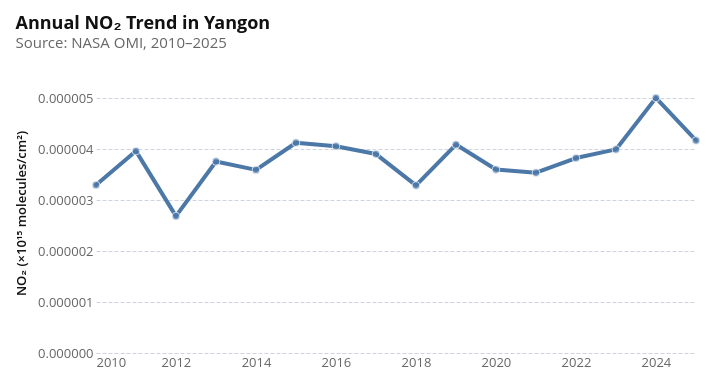

Write notebook code for a chart like this one.
### Code cell
nearest = alt.selection_point(
    on="mouseover", fields=["date"], nearest=True, empty=False
)
base = alt.Chart(omi_annual_yangon.reset_index())
line = base.mark_line().encode(
    x=alt.X("date:T", title="", axis=alt.Axis(format="%Y")),
    y=alt.Y("no2:Q", title="NO₂ (×10¹⁵ molecules/cm²)"),
)
points = base.mark_point(filled=True, size=60).encode(
    x=alt.X("date:T"),
    y=alt.Y("no2:Q"),
)
rules = (
    base.mark_rule(color="gray")
    .encode(
        x="date:T",
        opacity=alt.when(nearest).then(alt.value(0.3)).otherwise(alt.value(0)),
        tooltip=[
            alt.Tooltip("date:T", title="Year", format="%Y"),
            alt.Tooltip("no2:Q", title="NO₂", format=".6f"),
        ],
    )
    .add_params(nearest)
)

(line + points + rules).properties(
    width=600,
    height=280,
    title={
        "text": "Annual NO₂ Trend in Yangon",
        "subtitle": "Source: NASA OMI, 2010–2025",
    },
)

### Figure 1 — Vega-Lite specification as saved in the notebook (floating-point values rounded to 4 significant figures)
{"config": {"background": "white", "padding": 15, "mark": {"tooltip": true}, "point": {"filled": true, "size": 60, "stroke": "white", "strokeWidth": 1}, "circle": {"filled": true, "stroke": "white", "strokeWidth": 1}, "square": {"filled": true, "stroke": "white", "strokeWidth": 1}, "line": {"strokeWidth": 4, "strokeCap": "round", "strokeJoin": "round"}, "bar": {"cornerRadiusEnd": 0}, "area": {"opacity": 0.7}, "arc": {"stroke": "white", "strokeWidth": 1}, "rect": {"stroke": "#8A969F", "strokeWidth": 0.5}, "geoshape": {"stroke": "#666666", "strokeWidth": 0.3, "strokeJoin": "round", "strokeCap": "round"}, "title": {"font": "Open Sans, sans-serif", "fontSize": 18, "fontWeight": 700, "lineHeight": 22, "color": "#111111", "anchor": "start", "offset": 21, "subtitleFont": "Open Sans, sans-serif", "subtitleFontSize": 15, "subtitleFontWeight": 400, "subtitleLineHeight": 18, "subtitleColor": "#666666", "subtitlePadding": 3}, "axis": {"domain": false, "grid": true, "gridColor": "#CED4DE", "gridDash": [4, 2], "gridWidth": 1, "labelFont": "Open Sans, sans-serif", "labelFontSize": 13, "labelFontWeight": 400, "labelColor": "#666666", "labelPadding": 3, "tickColor": "#CED4DE", "tickSize": 5, "tickCount": 5, "titleFont": "Open Sans, sans-serif", "titleFontSize": 13, "titleFontWeight": 600, "titleColor": "#111111", "titlePadding": 9}, "axisX": {"grid": false, "tickSize": 0, "labelAngle": 0}, "axisY": {"domain": false, "ticks": false, "gridColor": "#CED4DE", "gridDash": [4, 2], "gridWidth": 1}, "axisQuantitative": {"tickCount": 5}, "axisBand": {"labelPadding": 6, "tickSize": 0}, "axisTemporal": {"grid": false}, "legend": {"labelFont": "Open Sans, sans-serif", "labelFontSize": 13, "labelFontWeight": 600, "labelColor": "#111111", "titleFont": "Open Sans, sans-serif", "titleFontSize": 13, "titleFontWeight": 600, "titleColor": "#111111", "titlePadding": 3, "symbolSize": 196, "symbolStrokeWidth": 0, "padding": 15, "offset": 21, "columnPadding": 21, "orient": "bottom", "labelLimit": 200, "titleLimit": 200}, "view": {"stroke": null, "continuousWidth": 600, "continuousHeight": 400}, "range": {"category": ["#34A7F2", "#FF9800", "#664AB6", "#4EC2C0", "#F3578E", "#081079", "#0C7C68", "#AA0000", "#DDDA21"], "diverging": ["#920000", "#BD6126", "#E3A763", "#EFEFEF", "#80BDE7", "#3587C3", "#025288"], "heatmap": ["#E3F6FD", "#75CCEC", "#089BD4", "#0169A1", "#023B6F"], "ordinal": ["#E3F6FD", "#75CCEC", "#089BD4", "#0169A1", "#023B6F"], "ramp": ["#E3F6FD", "#75CCEC", "#089BD4", "#0169A1", "#023B6F"]}, "scale": {"bandPaddingInner": 0.2, "bandPaddingOuter": 0.1, "pointPadding": 0.5}, "header": {"labelFont": "Open Sans, sans-serif", "labelFontSize": 13, "labelFontWeight": 600, "labelColor": "#111111", "titleFont": "Open Sans, sans-serif", "titleFontSize": 15, "titleFontWeight": 600, "titleColor": "#111111"}, "concat": {"spacing": 18}, "facet": {"spacing": 18}, "selection": {"point": {"on": "click", "clear": "dblclick"}, "interval": {"mark": {"fill": "#0071BC", "fillOpacity": 0.15, "stroke": "#0071BC", "strokeWidth": 1}}}}, "layer": [{"mark": {"type": "line"}, "encoding": {"x": {"axis": {"format": "%Y"}, "field": "date", "title": "", "type": "temporal"}, "y": {"field": "no2", "title": "NO₂ (×10¹⁵ molecules/cm²)", "type": "quantitative"}}}, {"mark": {"type": "point", "filled": true, "size": 60}, "encoding": {"x": {"field": "date", "type": "temporal"}, "y": {"field": "no2", "type": "quantitative"}}}, {"mark": {"type": "rule", "color": "gray"}, "encoding": {"opacity": {"condition": [{"param": "param_a239a2f221911962", "value": 0.3, "empty": false}], "value": 0}, "tooltip": [{"field": "date", "format": "%Y", "title": "Year", "type": "temporal"}, {"field": "no2", "format": ".6f", "title": "NO₂", "type": "quantitative"}], "x": {"field": "date", "type": "temporal"}}, "name": "view_e67079cb121658ac_2"}], "data": {"name": "data-a32266d252af3466962eec67dba448e4"}, "height": 280, "params": [{"name": "param_a239a2f221911962", "select": {"type": "point", "fields": ["date"], "nearest": true, "on": "mouseover"}, "views": ["view_e67079cb121658ac_2"]}], "title": {"text": "Annual NO₂ Trend in Yangon", "subtitle": "Source: NASA OMI, 2010–2025"}, "width": 600, "$schema": "https://vega.github.io/schema/vega-lite/v6.1.0.json", "datasets": {"data-a32266d252af3466962eec67dba448e4": [{"date": "2010-01-01T00:00:00", "no2": 3.3e-06, "valid_pixels_mean": 27.0, "n_days": 12}, {"date": "2011-01-01T00:00:00", "no2": 3.966e-06, "valid_pixels_mean": 27.0, "n_days": 12}, {"date": "2012-01-01T00:00:00", "no2": 2.688e-06, "valid_pixels_mean": 27.0, "n_days": 12}, {"date": "2013-01-01T00:00:00", "no2": 3.762e-06, "valid_pixels_mean": 27.0, "n_days": 12}, {"date": "2014-01-01T00:00:00", "no2": 3.597e-06, "valid_pixels_mean": 27.0, "n_days": 12}, {"date": "2015-01-01T00:00:00", "no2": 4.13e-06, "valid_pixels_mean": 27.0, "n_days": 12}, {"date": "2016-01-01T00:00:00", "no2": 4.061e-06, "valid_pixels_mean": 27.0, "n_days": 12}, {"date": "2017-01-01T00:00:00", "no2": 3.908e-06, "valid_pixels_mean": 27.0, "n_days": 12}, {"date": "2018-01-01T00:00:00", "no2": 3.291e-06, "valid_pixels_mean": 27.0, "n_days": 12}, {"date": "2019-01-01T00:00:00", "no2": 4.095e-06, "valid_pixels_mean": 27.0, "n_days": 12}, {"date": "2020-01-01T00:00:00", "no2": 3.604e-06, "valid_pixels_mean": 27.0, "n_days": 12}, {"date": "2021-01-01T00:00:00", "no2": 3.541e-06, "valid_pixels_mean": 27.0, "n_days": 12}, {"date": "2022-01-01T00:00:00", "no2": 3.83e-06, "valid_pixels_mean": 27.0, "n_days": 12}, {"date": "2023-01-01T00:00:00", "no2": 3.999e-06, "valid_pixels_mean": 27.0, "n_days": 12}, {"date": "2024-01-01T00:00:00", "no2": 5.011e-06, "valid_pixels_mean": 27.0, "n_days": 12}, {"date": "2025-01-01T00:00:00", "no2": 4.175e-06, "valid_pixels_mean": 27.0, "n_days": 10}]}}
